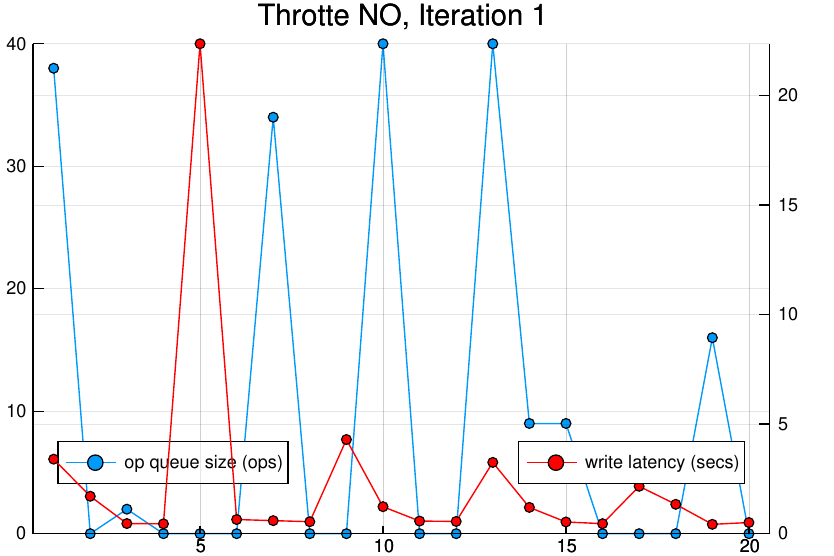

Write the Julia code that produced this figure.
# generated Wed Nov 21 09:53:53 PST 2018
using Plots
gr()
x = [ 1, 2, 3, 4, 5, 6, 7, 8, 9, 10, 11, 12, 13, 14, 15, 16, 17, 18, 19, 20
 ]
queue_size = [ 38,0,2,0,0,0,34,0,0,40,0,0,40,9,9,0,0,0,16,0 ]
latency = [ 3.399679745,1.707111881,0.463599912,0.45021868,22.351627589,0.645604392,0.595194355,0.546811673,4.296404448,1.231504613,0.575757706,0.558690588,3.251889325,1.199095522,0.533572197,0.456690176,2.16168527,1.339502266,0.426827622,0.508170549 ]
plot(x, queue_size, label="op queue size (ops)", legend=:bottomleft, ylim=(0,Inf), markershape=:auto, title="Throtte NO, Iteration 1")
t = twinx()
plot!(t, x, latency, label="write latency (secs)", color=:red, legend=:bottomright, ylim=(0,Inf), title="Throtte NO, Iteration 1", markershape=:auto)
savefig("queue_size_1_NO_full.pdf")
